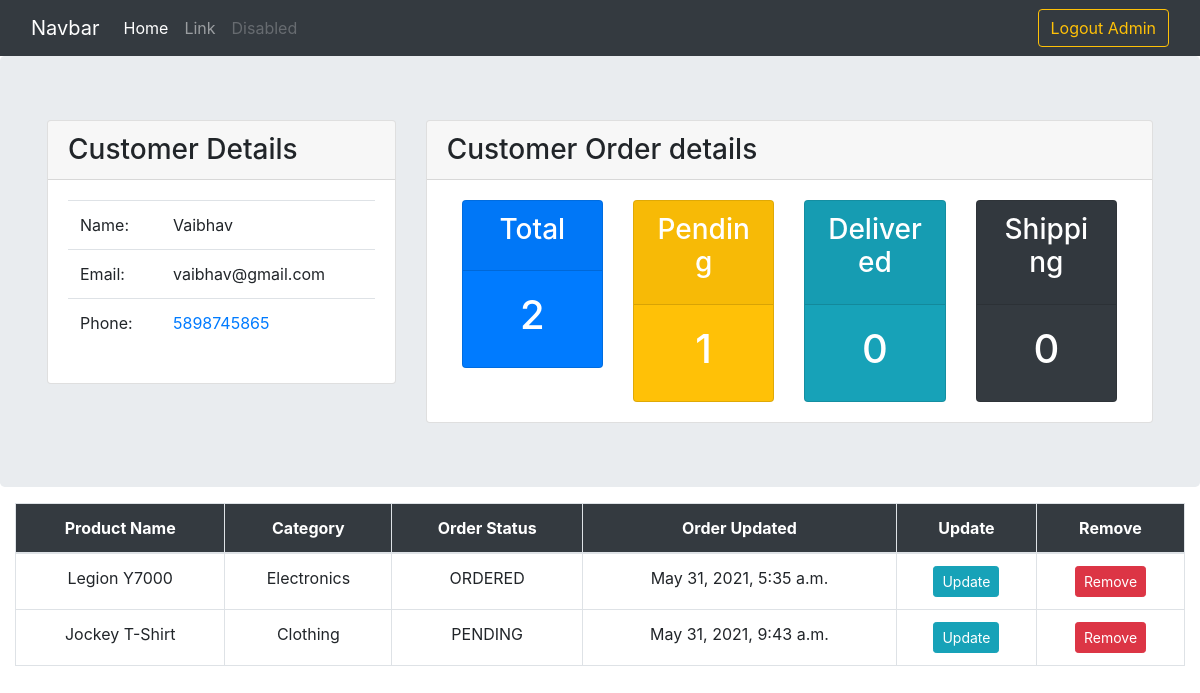
Page /customer/1 (signed in) on the committed database.
### first_app/models.py (models this page shows, shortened)
class Customer(models.Model):
    user = models.OneToOneField(User,null=True,on_delete=models.CASCADE)
    name = models.CharField(max_length=200)
    email = models.EmailField()
    phone = models.CharField(max_length=13)
    pincode = models.IntegerField()
    address = models.TextField()
    date_added = models.DateTimeField(auto_now_add=True)

class Order(models.Model):
    ORDER_STATUS = (
    ("ORDERED","ORDERED"),
    ("PENDING","PENDING"),
    ("DELIVERED","DELIVERED"),
    ("SHIPPING","SHIPPING"),
    ("ARRIVING","ARRIVING")
    )
    order_status = models.CharField(max_length=150,choices=ORDER_STATUS)
    product = models.ForeignKey(Product,on_delete=models.CASCADE)
    customer = models.ForeignKey(Customer,on_delete=models.CASCADE)
    date_added = models.DateTimeField(auto_now_add=True)

class Product(models.Model):
    name = models.CharField(max_length=200)
    category = models.ForeignKey(Category,on_delete=models.CASCADE)
    tags = models.ManyToManyField(Tag)
    price = models.FloatField()
    description = models.TextField(max_length=1000)

class Category(models.Model):
    name = models.CharField(max_length=220)
    date_added = models.DateTimeField(auto_now_add=True)
    def __str__(self):
        return self.name

### first_app/views.py (the view)
# urls.py: path('customer/<int:pk>',views.customer,name='customer'),
@login_required(login_url='login_user')
def customer(request,pk):
    customer = Customer.objects.get(id=pk)
    orders = customer.order_set.all()
    total = orders.count()
    pending = orders.filter(order_status="PENDING").count()
    delivered = orders.filter(order_status="DELIVERED").count()
    shipping = orders.filter(order_status="SHIPPING").count()
    context = {'customer':customer,'orders':orders,
               'total':total,'pending':pending,'delivered':delivered,
               'shipping':shipping}
    return render(request,'first_app/customer.html',context=context)

### templates/first_app/customer.html (shortened to what this page needs)
{% extends "first_app/layout/main_base.html" %}
{% block content_block %}
  <div class="container-fluid px-0">
    <div class="jumbotron mb-0">
      <div class="row mx-0">
        <div class="col-4">
          <div class="card">
            <div class="card-header">
              <h3 class="mb-0">Customer Details</h3>
            </div>
            <div class="card-body">
              <table class="table">
                <tr>
                  <td>Name:</td>
                  <td>{{customer.name}}</td>
                </tr>
                <tr>
                  <td>Email:</td>
                  <td>{{customer.email}}</td>
                </tr>
                <tr>
                  <td>Phone:</td>
                  <td><a href="tel:{{customer.phone}}">{{customer.phone}}</a></td>
                </tr>
              </table>
            </div>
          </div>
        </div>
        <div class="col-8">
          <div class="card">
            <div class="card-header">
              <h3 class="mb-0">Customer Order details</h3>
            </div>
            <div class="card-body">
              {% include "first_app/components/stats.html" %}
            </div>
          </div>
        </div>
      </div>
    </div>
    <div class="col-12 py-3">
      <table class="table table-bordered">
        <thead class="bg-dark text-white">
          <tr class="text-center">
            <th>Product Name</th>
            <th>Category</th>
            <th>Order Status</th>
            <th>Order Updated</th>
            <th>Update</th>
            <th>Remove</th>
          </tr>
        </thead>
        <tbody>
          {% for order in orders %}
            <tr class="text-center">
              <td>{{order.product.name}}</td>
              <td>{{order.product.category}}</td>
              <td>{{order.order_status}}</td>
              <td>{{order.date_added}}</td>
              <td class="text-center">
                <a href="{% url 'update_order' order.id %}" class="btn btn-sm btn-info">Update</a>
              </td>
              <td class="text-center">
                <button
                  data-product="{{order.product.name}}"
                  data-order ="{{order.id}}"
                  data-toggle="modal" data-target="#delete_order"
                  class="btn btn-sm btn-danger del_order_btn">Remove</button>
              </td>
            </tr>
          {% endfor %}
        </tbody>
      </table>
    </div>
  </div>
{% endblock content_block %}

### templates/first_app/components/navbar.html (shortened to what this page needs)
<nav class="navbar navbar-expand-lg navbar-dark bg-dark">
  <div class="container-fluid">
    <a class="navbar-brand" href="#">Navbar</a>
    <div class="collapse navbar-collapse" id="navbarSupportedContent">
      {% if request.user.username %}
      <ul class="navbar-nav me-auto mb-2 mb-lg-0">
        <li class="nav-item">
          <a class="nav-link active" aria-current="page" href="#">Home</a>
        </li>
        <li class="nav-item">
          <a class="nav-link" href="#">Link</a>
        </li>
        <li class="nav-item">
          <a class="nav-link disabled" href="#" tabindex="-1" aria-disabled="true">Disabled</a>
        </li>
      </ul>
      {% endif %}
      <div class="form-inline ml-auto">
        {% if request.user.username %}
          <a href="{% url 'logout' %}" class="btn btn-outline-warning">
            Logout {{request.user.username | title }}
          </a>
          {% else %}
          <a href="{% url 'login_user' %}" class="btn btn-outline-success">Login</a>
        {% endif %}
    </div>
    </div>
  </div>
</nav>

### rows in the picture
Customer: name "Vaibhav", email "vaibhav@gmail.com", phone "5898745865"
Order: product.name "Legion Y7000", product.category "Electronics", order_status "ORDERED", date_added "May 31, 2021, 5:35 a.m."
Order: product.name "Jockey T-Shirt", product.category "Clothing", order_status "PENDING", date_added "May 31, 2021, 9:43 a.m."

### other values in the picture
{{ request.user.username | title }} "Admin"
{{ total }} "2"
{{ pending }} "1"
{{ delivered }} "0"
{{ shipping }} "0"
